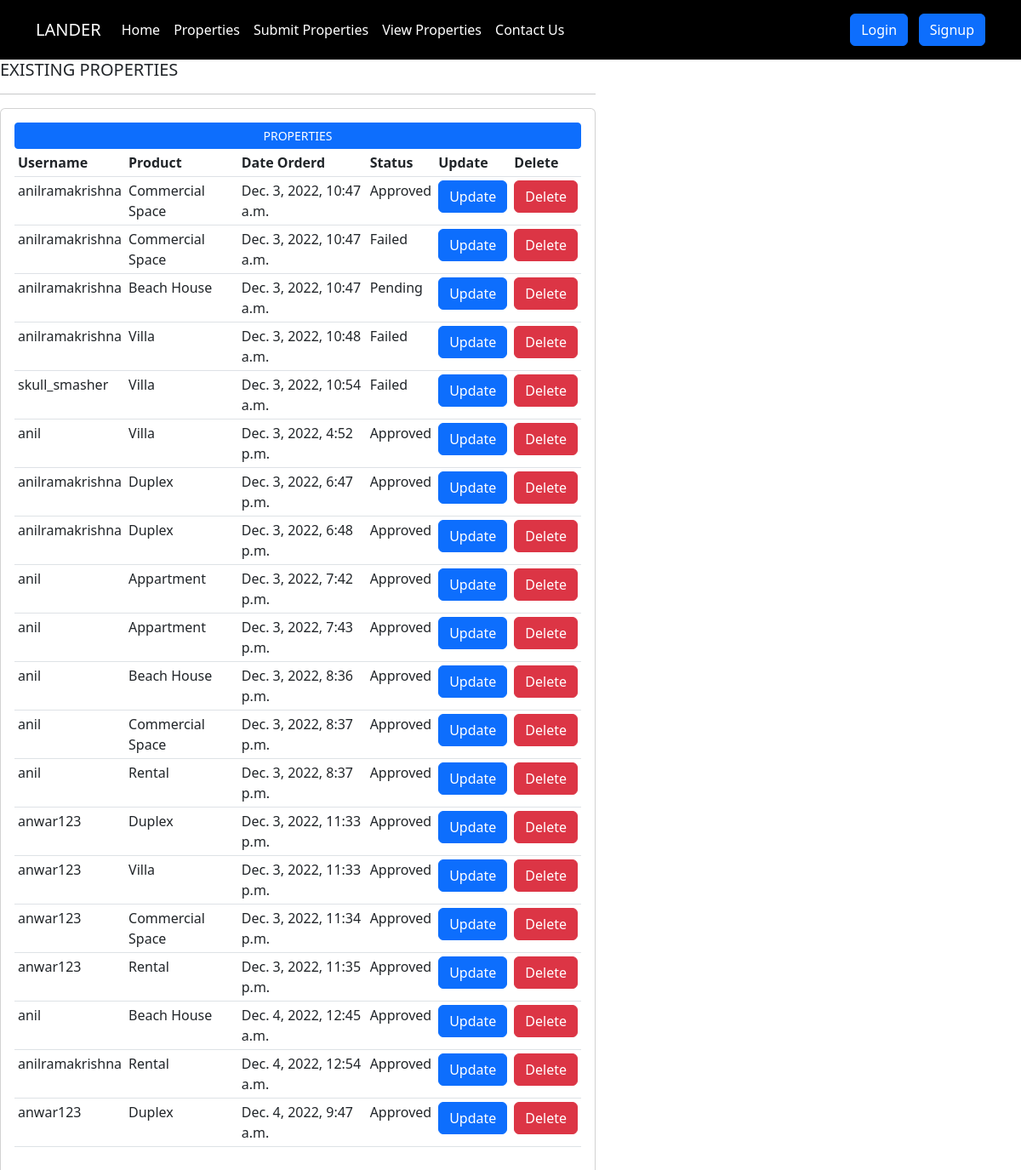
/management/, run on the app's committed database.
### real/models.py (models this page shows, shortened)
class submit_order(models.Model):
    CATEGORY=(
        ('Appartment','Appartment'),
        ('Duplex','Duplex'),
        ('Villa','Villa'),
        ('Beach House','Beach House'),
        ('Commercial Space','Commercial Space'),
        ('Rental','Rental')
    )
    STATUS=(
        ('Approved','Approved'),
        ('Pending','Pending'),
        ('Failed','Failed')
    )
    name=models.CharField(max_length=50,null=False)
    email=models.CharField(max_length=50,null=True)
    property_type=models.CharField(max_length=100,null=False,choices=CATEGORY)
    length=models.CharField(max_length=200,null=False)
    breadth=models.CharField(max_length=100,null=False)
    Height=models.CharField(max_length=100,null=False)
    property_image =models.ImageField(null=True,blank=True)
    date_created =models.DateTimeField(auto_now_add=True,null=True)
    status=models.CharField(max_length=100,null=True,choices=STATUS,default="Pending")
    delete_status=models.BooleanField(default=False)

### real/views.py (the view)
# urls.py: path('management/',views.management,name='management'),
def management(request):
    Customer=Rcustomer.objects.all()
    coninf=contact_us.objects.all()
    Property=submit_order.objects.filter(delete_status=False)
    Deleted_Properties=submit_order.objects.filter(delete_status=True)
    context={'Customer':Customer,'Property':Property, 'Deleted_Properties': Deleted_Properties,'coninf':coninf}
    return render(request,'home1/management.html',context)

### real/templates/home1/management.html (shortened to what this page needs)
{% extends 'home1/main.html' %}
{% block content %}
<div class="col-md-7">
    <h5>EXISTING PROPERTIES</h5>
    <hr>
    <div class="card card-body">
        <a class="btn btn-primary  btn-sm btn-block" href="">PROPERTIES</a>
        <table class="table table-sm">
            <tr>
                <th>Username</th>
                <th>Product</th>
                <th>Date Orderd</th>
                <th>Status</th>
                <th>Update</th>
                <th>Delete</th>
            </tr>
            {% for i in Property %}
            <tr>
                <td>{{i.name}}</td>
                <td>{{i.property_type}}</td>
                <td>{{i.date_created}}</td>
                <td>{{i.status}}</td>
                <td><a class="btn btn-primary" href="{% url 'update' i.id %}">Update</a></td>
                <td><a class="btn btn-danger" href="{% url 'delete_order' i.id %}">Delete</a></td>
            </tr>
            {% endfor %}
        </table>
    </div>
</div>
{% endblock %}

### data on the page
submit_order: name "anilramakrishna", property_type "Commercial Space", date_created "Dec. 3, 2022, 10:47 a.m.", status "Approved"
submit_order: name "anilramakrishna", property_type "Commercial Space", date_created "Dec. 3, 2022, 10:47 a.m.", status "Failed"
submit_order: name "anilramakrishna", property_type "Beach House", date_created "Dec. 3, 2022, 10:47 a.m.", status "Pending"
submit_order: name "anilramakrishna", property_type "Villa", date_created "Dec. 3, 2022, 10:48 a.m.", status "Failed"
submit_order: name "skull_smasher", property_type "Villa", date_created "Dec. 3, 2022, 10:54 a.m.", status "Failed"
submit_order: name "anil", property_type "Villa", date_created "Dec. 3, 2022, 4:52 p.m.", status "Approved"
submit_order: name "anilramakrishna", property_type "Duplex", date_created "Dec. 3, 2022, 6:47 p.m.", status "Approved"
submit_order: name "anilramakrishna", property_type "Duplex", date_created "Dec. 3, 2022, 6:48 p.m.", status "Approved"
submit_order: name "anil", property_type "Appartment", date_created "Dec. 3, 2022, 7:42 p.m.", status "Approved"
submit_order: name "anil", property_type "Appartment", date_created "Dec. 3, 2022, 7:43 p.m.", status "Approved"
submit_order: name "anil", property_type "Beach House", date_created "Dec. 3, 2022, 8:36 p.m.", status "Approved"
submit_order: name "anil", property_type "Commercial Space", date_created "Dec. 3, 2022, 8:37 p.m.", status "Approved"
submit_order: name "anil", property_type "Rental", date_created "Dec. 3, 2022, 8:37 p.m.", status "Approved"
submit_order: name "anwar123", property_type "Duplex", date_created "Dec. 3, 2022, 11:33 p.m.", status "Approved"
submit_order: name "anwar123", property_type "Villa", date_created "Dec. 3, 2022, 11:33 p.m.", status "Approved"
submit_order: name "anwar123", property_type "Commercial Space", date_created "Dec. 3, 2022, 11:34 p.m.", status "Approved"
submit_order: name "anwar123", property_type "Rental", date_created "Dec. 3, 2022, 11:35 p.m.", status "Approved"
submit_order: name "anil", property_type "Beach House", date_created "Dec. 4, 2022, 12:45 a.m.", status "Approved"
submit_order: name "anilramakrishna", property_type "Rental", date_created "Dec. 4, 2022, 12:54 a.m.", status "Approved"
submit_order: name "anwar123", property_type "Duplex", date_created "Dec. 4, 2022, 9:47 a.m.", status "Approved"
